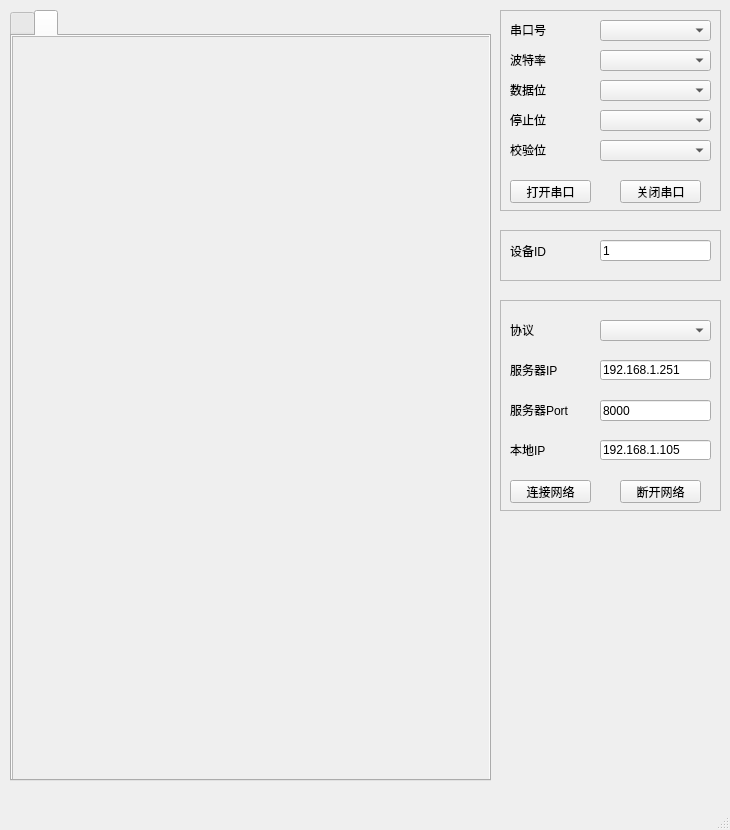
<?xml version="1.0" encoding="UTF-8"?>
<ui version="4.0">
 <class>MainWindow</class>
 <widget class="QMainWindow" name="MainWindow">
  <property name="geometry">
   <rect>
    <x>0</x>
    <y>0</y>
    <width>730</width>
    <height>830</height>
   </rect>
  </property>
  <property name="minimumSize">
   <size>
    <width>730</width>
    <height>830</height>
   </size>
  </property>
  <property name="maximumSize">
   <size>
    <width>730</width>
    <height>830</height>
   </size>
  </property>
  <property name="windowTitle">
   <string>MainWindow</string>
  </property>
  <property name="autoFillBackground">
   <bool>false</bool>
  </property>
  <widget class="QWidget" name="centralwidget">
   <widget class="QFrame" name="frame_uart">
    <property name="geometry">
     <rect>
      <x>500</x>
      <y>10</y>
      <width>221</width>
      <height>201</height>
     </rect>
    </property>
    <property name="minimumSize">
     <size>
      <width>100</width>
      <height>100</height>
     </size>
    </property>
    <property name="autoFillBackground">
     <bool>false</bool>
    </property>
    <property name="frameShape">
     <enum>QFrame::StyledPanel</enum>
    </property>
    <property name="frameShadow">
     <enum>QFrame::Raised</enum>
    </property>
    <widget class="QLabel" name="label_comid">
     <property name="geometry">
      <rect>
       <x>10</x>
       <y>10</y>
       <width>61</width>
       <height>20</height>
      </rect>
     </property>
     <property name="text">
      <string>串口号</string>
     </property>
    </widget>
    <widget class="QComboBox" name="combo_box_com">
     <property name="geometry">
      <rect>
       <x>100</x>
       <y>10</y>
       <width>111</width>
       <height>21</height>
      </rect>
     </property>
    </widget>
    <widget class="QLabel" name="label_baud">
     <property name="geometry">
      <rect>
       <x>10</x>
       <y>40</y>
       <width>61</width>
       <height>20</height>
      </rect>
     </property>
     <property name="text">
      <string>波特率</string>
     </property>
    </widget>
    <widget class="QComboBox" name="combo_box_baud">
     <property name="geometry">
      <rect>
       <x>100</x>
       <y>40</y>
       <width>111</width>
       <height>21</height>
      </rect>
     </property>
    </widget>
    <widget class="QLabel" name="label_data">
     <property name="geometry">
      <rect>
       <x>10</x>
       <y>70</y>
       <width>61</width>
       <height>20</height>
      </rect>
     </property>
     <property name="text">
      <string>数据位</string>
     </property>
    </widget>
    <widget class="QComboBox" name="combo_box_data">
     <property name="geometry">
      <rect>
       <x>100</x>
       <y>70</y>
       <width>111</width>
       <height>21</height>
      </rect>
     </property>
    </widget>
    <widget class="QLabel" name="label_stop">
     <property name="geometry">
      <rect>
       <x>10</x>
       <y>100</y>
       <width>61</width>
       <height>20</height>
      </rect>
     </property>
     <property name="text">
      <string>停止位</string>
     </property>
    </widget>
    <widget class="QComboBox" name="combo_box_stop">
     <property name="geometry">
      <rect>
       <x>100</x>
       <y>100</y>
       <width>111</width>
       <height>21</height>
      </rect>
     </property>
    </widget>
    <widget class="QLabel" name="label_parity">
     <property name="geometry">
      <rect>
       <x>10</x>
       <y>130</y>
       <width>61</width>
       <height>20</height>
      </rect>
     </property>
     <property name="text">
      <string>校验位</string>
     </property>
    </widget>
    <widget class="QComboBox" name="combo_box_parity">
     <property name="geometry">
      <rect>
       <x>100</x>
       <y>130</y>
       <width>111</width>
       <height>21</height>
      </rect>
     </property>
    </widget>
    <widget class="QPushButton" name="btn_uart_open">
     <property name="geometry">
      <rect>
       <x>10</x>
       <y>170</y>
       <width>81</width>
       <height>23</height>
      </rect>
     </property>
     <property name="text">
      <string>打开串口</string>
     </property>
    </widget>
    <widget class="QPushButton" name="btn_uart_close">
     <property name="geometry">
      <rect>
       <x>120</x>
       <y>170</y>
       <width>81</width>
       <height>23</height>
      </rect>
     </property>
     <property name="text">
      <string>关闭串口</string>
     </property>
    </widget>
   </widget>
   <widget class="QFrame" name="frame_dev">
    <property name="geometry">
     <rect>
      <x>500</x>
      <y>230</y>
      <width>221</width>
      <height>51</height>
     </rect>
    </property>
    <property name="frameShape">
     <enum>QFrame::StyledPanel</enum>
    </property>
    <property name="frameShadow">
     <enum>QFrame::Raised</enum>
    </property>
    <widget class="QLabel" name="label_dev_id">
     <property name="geometry">
      <rect>
       <x>10</x>
       <y>10</y>
       <width>71</width>
       <height>21</height>
      </rect>
     </property>
     <property name="text">
      <string>设备ID</string>
     </property>
    </widget>
    <widget class="QLineEdit" name="line_edit_dev_id">
     <property name="geometry">
      <rect>
       <x>100</x>
       <y>10</y>
       <width>111</width>
       <height>21</height>
      </rect>
     </property>
     <property name="text">
      <string>1</string>
     </property>
    </widget>
   </widget>
   <widget class="QFrame" name="frame_socket">
    <property name="geometry">
     <rect>
      <x>500</x>
      <y>300</y>
      <width>221</width>
      <height>211</height>
     </rect>
    </property>
    <property name="frameShape">
     <enum>QFrame::StyledPanel</enum>
    </property>
    <property name="frameShadow">
     <enum>QFrame::Raised</enum>
    </property>
    <widget class="QLabel" name="label_server_ipaddr">
     <property name="geometry">
      <rect>
       <x>10</x>
       <y>60</y>
       <width>81</width>
       <height>20</height>
      </rect>
     </property>
     <property name="text">
      <string>服务器IP</string>
     </property>
    </widget>
    <widget class="QLineEdit" name="line_edit_ipaddr">
     <property name="geometry">
      <rect>
       <x>100</x>
       <y>60</y>
       <width>111</width>
       <height>20</height>
      </rect>
     </property>
     <property name="text">
      <string>192.168.1.251</string>
     </property>
    </widget>
    <widget class="QLabel" name="label_server_port">
     <property name="geometry">
      <rect>
       <x>10</x>
       <y>100</y>
       <width>81</width>
       <height>20</height>
      </rect>
     </property>
     <property name="text">
      <string>服务器Port</string>
     </property>
    </widget>
    <widget class="QLineEdit" name="line_edit_port">
     <property name="geometry">
      <rect>
       <x>100</x>
       <y>100</y>
       <width>111</width>
       <height>21</height>
      </rect>
     </property>
     <property name="text">
      <string>8000</string>
     </property>
    </widget>
    <widget class="QPushButton" name="btn_socket_open">
     <property name="geometry">
      <rect>
       <x>10</x>
       <y>180</y>
       <width>81</width>
       <height>23</height>
      </rect>
     </property>
     <property name="text">
      <string>连接网络</string>
     </property>
    </widget>
    <widget class="QPushButton" name="btn_socket_close">
     <property name="geometry">
      <rect>
       <x>120</x>
       <y>180</y>
       <width>81</width>
       <height>23</height>
      </rect>
     </property>
     <property name="text">
      <string>断开网络</string>
     </property>
    </widget>
    <widget class="QLabel" name="label_socket_type">
     <property name="geometry">
      <rect>
       <x>10</x>
       <y>20</y>
       <width>51</width>
       <height>20</height>
      </rect>
     </property>
     <property name="text">
      <string>协议</string>
     </property>
    </widget>
    <widget class="QComboBox" name="combo_box_socket_type">
     <property name="geometry">
      <rect>
       <x>100</x>
       <y>20</y>
       <width>111</width>
       <height>21</height>
      </rect>
     </property>
    </widget>
    <widget class="QLabel" name="label_local_ipaddr">
     <property name="geometry">
      <rect>
       <x>10</x>
       <y>140</y>
       <width>81</width>
       <height>20</height>
      </rect>
     </property>
     <property name="text">
      <string>本地IP</string>
     </property>
    </widget>
    <widget class="QLineEdit" name="line_edit_local_ipaddr">
     <property name="geometry">
      <rect>
       <x>100</x>
       <y>140</y>
       <width>111</width>
       <height>20</height>
      </rect>
     </property>
     <property name="text">
      <string>192.168.1.105</string>
     </property>
    </widget>
   </widget>
   <widget class="QTabWidget" name="tabWidget">
    <property name="geometry">
     <rect>
      <x>10</x>
      <y>10</y>
      <width>481</width>
      <height>771</height>
     </rect>
    </property>
    <property name="currentIndex">
     <number>1</number>
    </property>
    <widget class="QWidget" name="deviceTab">
     <attribute name="title">
      <string notr="true"/>
     </attribute>
     <widget class="QFrame" name="frame_info">
      <property name="geometry">
       <rect>
        <x>0</x>
        <y>0</y>
        <width>481</width>
        <height>431</height>
       </rect>
      </property>
      <property name="autoFillBackground">
       <bool>true</bool>
      </property>
      <property name="frameShape">
       <enum>QFrame::StyledPanel</enum>
      </property>
      <property name="frameShadow">
       <enum>QFrame::Raised</enum>
      </property>
      <widget class="QLabel" name="label_led">
       <property name="geometry">
        <rect>
         <x>10</x>
         <y>10</y>
         <width>71</width>
         <height>16</height>
        </rect>
       </property>
       <property name="text">
        <string>LED控制</string>
       </property>
      </widget>
      <widget class="QPushButton" name="btn_led_on">
       <property name="geometry">
        <rect>
         <x>90</x>
         <y>10</y>
         <width>91</width>
         <height>23</height>
        </rect>
       </property>
       <property name="text">
        <string>打开LED</string>
       </property>
      </widget>
      <widget class="QPushButton" name="btn_led_off">
       <property name="geometry">
        <rect>
         <x>200</x>
         <y>10</y>
         <width>91</width>
         <height>23</height>
        </rect>
       </property>
       <property name="text">
        <string>关闭LED</string>
       </property>
      </widget>
      <widget class="QLabel" name="label_beep">
       <property name="geometry">
        <rect>
         <x>10</x>
         <y>40</y>
         <width>71</width>
         <height>21</height>
        </rect>
       </property>
       <property name="text">
        <string>BEEP控制</string>
       </property>
      </widget>
      <widget class="QPushButton" name="btn_beep_on">
       <property name="geometry">
        <rect>
         <x>90</x>
         <y>40</y>
         <width>91</width>
         <height>23</height>
        </rect>
       </property>
       <property name="text">
        <string>打开蜂鸣器</string>
       </property>
      </widget>
      <widget class="QPushButton" name="btn_beep_off">
       <property name="geometry">
        <rect>
         <x>200</x>
         <y>40</y>
         <width>91</width>
         <height>23</height>
        </rect>
       </property>
       <property name="text">
        <string>关闭蜂鸣器</string>
       </property>
      </widget>
      <widget class="QTextEdit" name="text_edit_recv">
       <property name="geometry">
        <rect>
         <x>10</x>
         <y>130</y>
         <width>461</width>
         <height>231</height>
        </rect>
       </property>
       <property name="acceptDrops">
        <bool>false</bool>
       </property>
       <property name="readOnly">
        <bool>true</bool>
       </property>
      </widget>
      <widget class="QLabel" name="label_stauts">
       <property name="geometry">
        <rect>
         <x>10</x>
         <y>100</y>
         <width>81</width>
         <height>21</height>
        </rect>
       </property>
       <property name="text">
        <string>内部状态区</string>
       </property>
      </widget>
      <widget class="QPushButton" name="btn_refresh">
       <property name="geometry">
        <rect>
         <x>90</x>
         <y>100</y>
         <width>91</width>
         <height>21</height>
        </rect>
       </property>
       <property name="text">
        <string>刷新状态</string>
       </property>
      </widget>
      <widget class="QLabel" name="label_reboot">
       <property name="geometry">
        <rect>
         <x>10</x>
         <y>70</y>
         <width>71</width>
         <height>21</height>
        </rect>
       </property>
       <property name="text">
        <string>复位</string>
       </property>
      </widget>
      <widget class="QPushButton" name="btn_reboot">
       <property name="geometry">
        <rect>
         <x>90</x>
         <y>70</y>
         <width>91</width>
         <height>23</height>
        </rect>
       </property>
       <property name="text">
        <string>复位</string>
       </property>
      </widget>
      <widget class="QPushButton" name="btn_filepath_choose">
       <property name="geometry">
        <rect>
         <x>430</x>
         <y>370</y>
         <width>41</width>
         <height>21</height>
        </rect>
       </property>
       <property name="text">
        <string>...</string>
       </property>
      </widget>
      <widget class="QLabel" name="label_file_path">
       <property name="geometry">
        <rect>
         <x>10</x>
         <y>370</y>
         <width>71</width>
         <height>21</height>
        </rect>
       </property>
       <property name="text">
        <string>文件路径</string>
       </property>
      </widget>
      <widget class="QComboBox" name="combo_box_filepath">
       <property name="geometry">
        <rect>
         <x>90</x>
         <y>370</y>
         <width>331</width>
         <height>21</height>
        </rect>
       </property>
      </widget>
      <widget class="QPushButton" name="btn_filepath_update">
       <property name="geometry">
        <rect>
         <x>400</x>
         <y>400</y>
         <width>71</width>
         <height>21</height>
        </rect>
       </property>
       <property name="text">
        <string>文件更新</string>
       </property>
      </widget>
     </widget>
     <widget class="QFrame" name="frame_test">
      <property name="geometry">
       <rect>
        <x>0</x>
        <y>430</y>
        <width>481</width>
        <height>331</height>
       </rect>
      </property>
      <property name="autoFillBackground">
       <bool>true</bool>
      </property>
      <property name="frameShape">
       <enum>QFrame::StyledPanel</enum>
      </property>
      <property name="frameShadow">
       <enum>QFrame::Raised</enum>
      </property>
      <widget class="QLabel" name="label_cmd">
       <property name="geometry">
        <rect>
         <x>10</x>
         <y>10</y>
         <width>81</width>
         <height>20</height>
        </rect>
       </property>
       <property name="text">
        <string>自定义指令</string>
       </property>
      </widget>
      <widget class="QLineEdit" name="line_edit_cmd">
       <property name="geometry">
        <rect>
         <x>10</x>
         <y>30</y>
         <width>381</width>
         <height>31</height>
        </rect>
       </property>
      </widget>
      <widget class="QPushButton" name="btn_send_cmd">
       <property name="geometry">
        <rect>
         <x>400</x>
         <y>30</y>
         <width>71</width>
         <height>31</height>
        </rect>
       </property>
       <property name="text">
        <string>指令发送</string>
       </property>
      </widget>
      <widget class="QLabel" name="label_test">
       <property name="geometry">
        <rect>
         <x>10</x>
         <y>70</y>
         <width>71</width>
         <height>20</height>
        </rect>
       </property>
       <property name="text">
        <string>调试窗口</string>
       </property>
      </widget>
      <widget class="QTextEdit" name="text_edit_test">
       <property name="geometry">
        <rect>
         <x>10</x>
         <y>100</y>
         <width>461</width>
         <height>171</height>
        </rect>
       </property>
       <property name="readOnly">
        <bool>true</bool>
       </property>
      </widget>
      <widget class="QPushButton" name="btn_clear">
       <property name="geometry">
        <rect>
         <x>10</x>
         <y>280</y>
         <width>92</width>
         <height>28</height>
        </rect>
       </property>
       <property name="text">
        <string>清空数据</string>
       </property>
      </widget>
     </widget>
    </widget>
    <widget class="QWidget" name="ImageTable">
     <attribute name="title">
      <string/>
     </attribute>
     <widget class="QFrame" name="image_rame">
      <property name="geometry">
       <rect>
        <x>0</x>
        <y>0</y>
        <width>481</width>
        <height>751</height>
       </rect>
      </property>
      <property name="autoFillBackground">
       <bool>true</bool>
      </property>
      <property name="frameShape">
       <enum>QFrame::StyledPanel</enum>
      </property>
      <property name="frameShadow">
       <enum>QFrame::Raised</enum>
      </property>
     </widget>
    </widget>
   </widget>
  </widget>
  <widget class="QMenuBar" name="menubar">
   <property name="geometry">
    <rect>
     <x>0</x>
     <y>0</y>
     <width>730</width>
     <height>26</height>
    </rect>
   </property>
  </widget>
  <widget class="QStatusBar" name="statusbar"/>
 </widget>
 <resources/>
 <connections/>
</ui>
